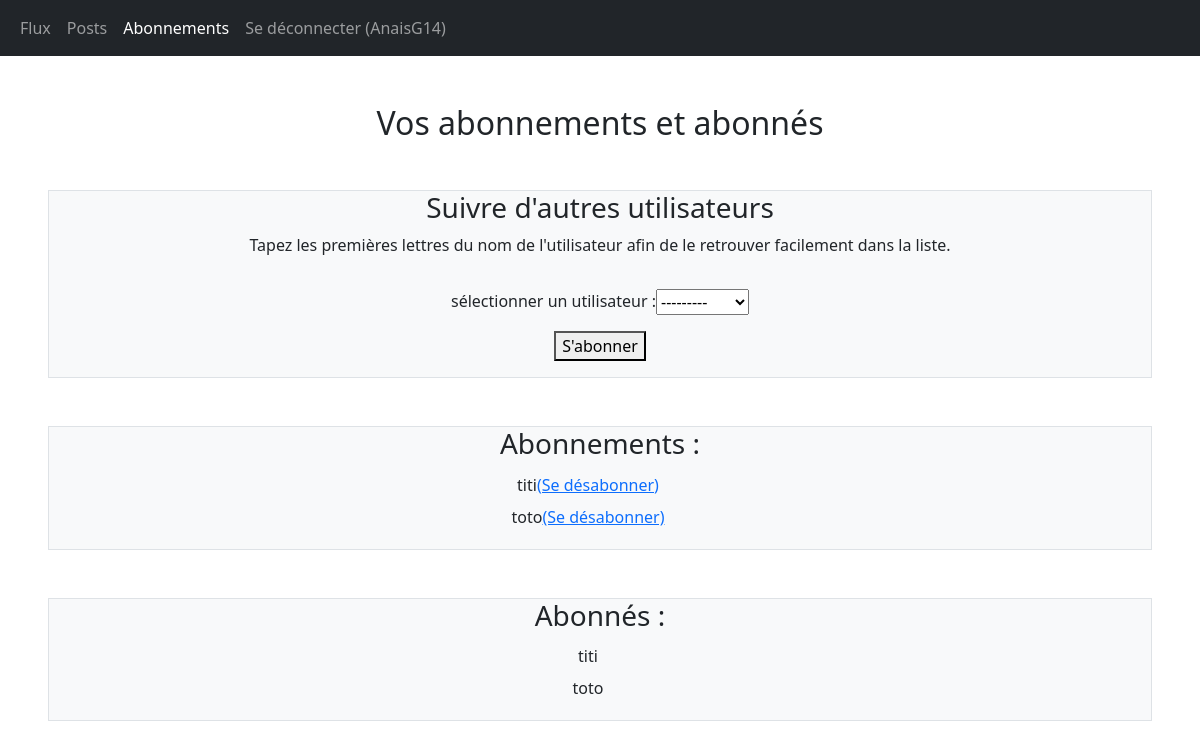
/home/following_page/ (signed in), run on an earlier commit of the app's database.
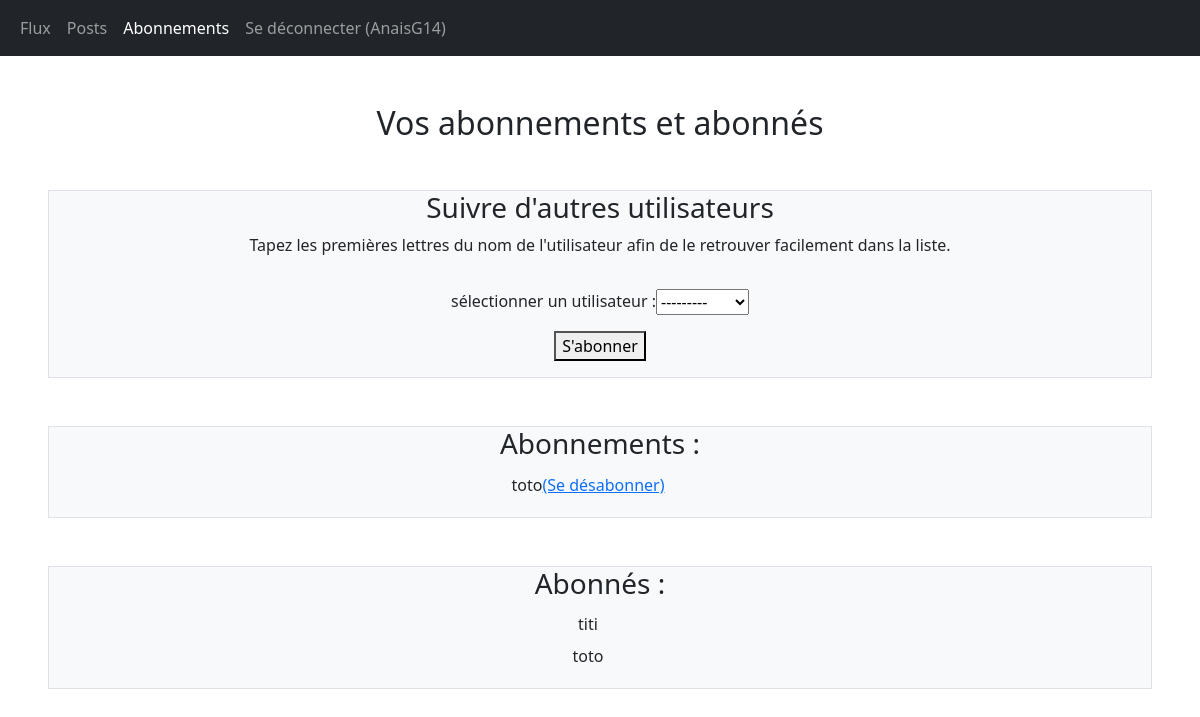
And on a later commit of the database.
### review/models.py (models this page shows, shortened)
class UserFollows(models.Model):
    user = models.ForeignKey(
        settings.AUTH_USER_MODEL,
        on_delete=models.CASCADE,
        related_name="following")  # connected user
    followed_user = models.ForeignKey(
        settings.AUTH_USER_MODEL,
        on_delete=models.CASCADE,
        related_name="followed_by")   # user followed by the connected user
    class Meta:
        unique_together = ('user', 'followed_user')

### authentication/models.py (models this page shows)
class User(AbstractUser):
    pass

### review/views.py (the view, shortened to what this page needs)
# urls.py: path('following_page/', views.display_followers, name='following_page'),
@login_required
def display_followers(request):
    instance_userfollows = [instance for instance in UserFollows.objects.filter(user=request.user)]
    user_followers = [ins.user for ins in UserFollows.objects.filter(followed_user=request.user)]
    form_search_user = forms.FollowUsersForm()
    context = {
        'instance_userfollows': instance_userfollows,
        'user_followers': user_followers,
        'form_search_user': form_search_user,
        'followers': 'followers'
    }
    return render(request, 'review/following_page.html', context)

### review/forms.py
class FollowUsersForm(forms.ModelForm):
    class Meta:
        users = User.objects.all()
        model = UserFollows
        fields = ['followed_user']
        labels = {
            'followed_user': "sélectionner un utilisateur"
        }

### review/templates/review/following_page.html (shortened to what this page needs)
{% extends 'base.html' %}
{% block content %}
    <h2 class="d-flex justify-content-center my-5">Vos abonnements et abonnés</h2>
    <div class="d-flex row border bg-light mx-5">
        <h3 class="d-flex justify-content-center">Suivre d'autres utilisateurs</h3>
        <p class="d-flex justify-content-center">Tapez les premières lettres du nom de l'utilisateur afin de le retrouver facilement dans la liste.</p>
        <p><form method="post" class="d-flex justify-content-center">
        {{ form_search_user }}
          </form>
        </p>
        <p class="d-flex justify-content-center"><button type="submit">S'abonner</button></p>
    </div>
    <div class="d-flex row border bg-light mx-5 my-5">
        <h3 class="d-flex justify-content-center">Abonnements :</h3>
        <ul class="d-flex row justify-content-center">
        {% for instance in instance_userfollows %}
            <li class="d-flex justify-content-center my-1">{{ instance.followed_user.username }} <a href="{% url 'review:stop_follow' instance.id %}">(Se désabonner)</a></li>
        {% endfor %}
        </ul>
    </div>
    <div class="d-flex row border bg-light mx-5 my-5">
        <h3 class="d-flex justify-content-center">Abonnés :</h3>
        <ul class="d-flex row justify-content-center">
        {% for follower in user_followers %}
            <li class="d-flex justify-content-center my-1">{{ follower }}</li>
        {% endfor %}
        </ul>
    </div>
{% endblock content %}

What changed in the data, as far as the page shows it:
removed UserFollows: followed_user.username "titi"
